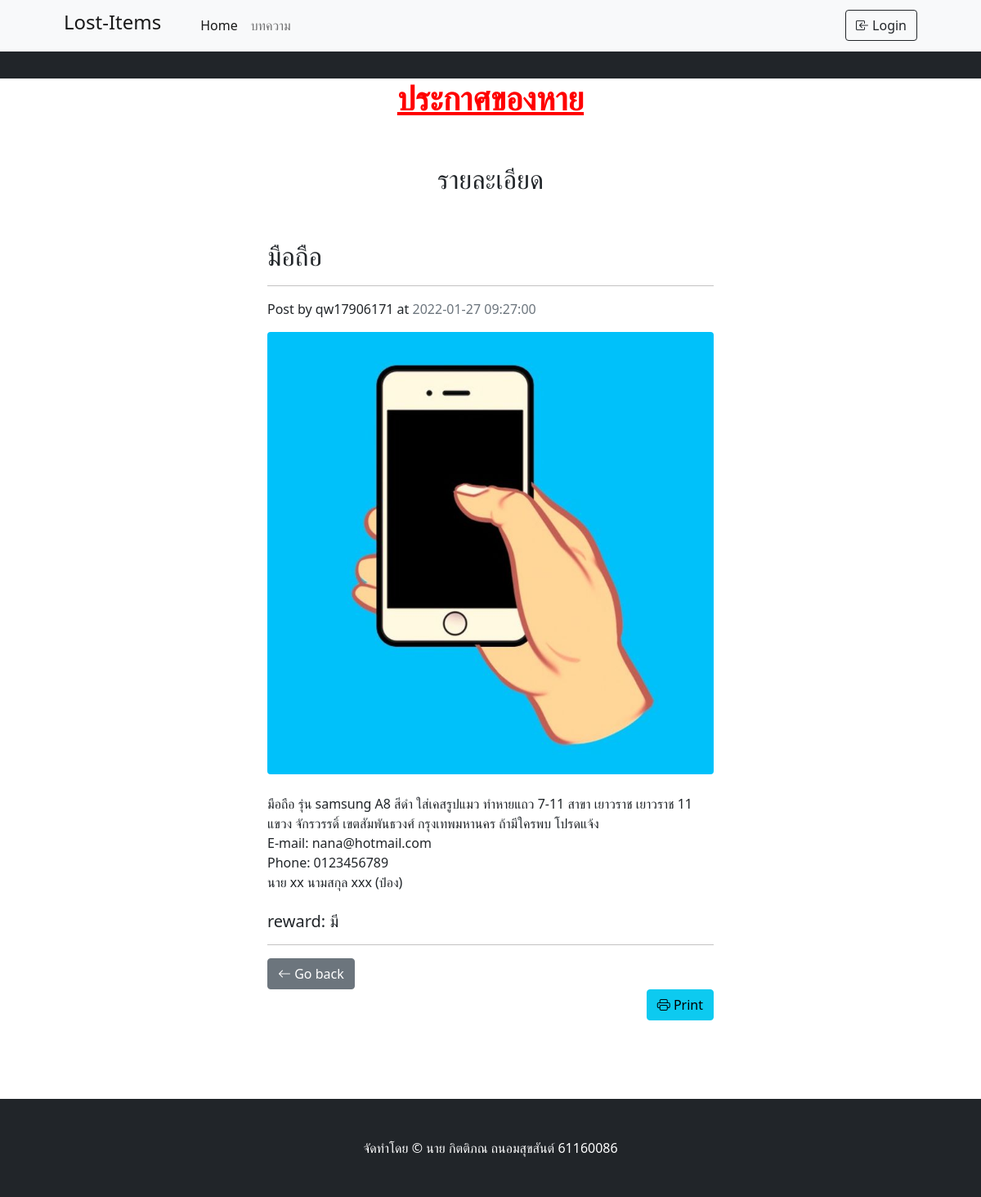
Page /item_detail.php?id=5 on the committed database.
### tables this page shows
CREATE TABLE `item_lost` (
  `ID_Item` int(11) NOT NULL,
  `user_id` int(11) NOT NULL,
  `image` varchar(250) NOT NULL,
  `name` varchar(45) NOT NULL,
  `title` varchar(250) NOT NULL,
  `date` timestamp NOT NULL DEFAULT current_timestamp(),
  `detail` varchar(1000) NOT NULL,
  `reward` varchar(10) NOT NULL
);

CREATE TABLE `users` (
  `ID_users` int(11) NOT NULL,
  `username` varchar(45) NOT NULL,
  `passwd` varchar(45) NOT NULL,
  `user_name` varchar(45) NOT NULL,
  `user_surname` varchar(45) NOT NULL,
  `email` varchar(45) NOT NULL,
  `phone` varchar(10) NOT NULL,
  `user_group` varchar(1) NOT NULL
);

### item_detail.php (the view, shortened to what this page needs)
<!DOCTYPE html>
<html lang="en">
    <head>
        <link href="https://cdn.jsdelivr.net/npm/bootstrap-icons@1.5.0/font/bootstrap-icons.css" rel="stylesheet" />
        <link href="css/styles.css" rel="stylesheet" />
        <link rel="stylesheet" type="text/css" href="css/print.css">
    </head>
    <body >
        <nav class="navbar navbar-expand-lg navbar-light bg-light fixed-top">
            <div class="container px-4 px-lg-5">
                <a class="navbar-brand" href="#!"><h4>Lost-Items</h4></a>
                <div class="collapse navbar-collapse" id="navbarSupportedContent">
                    <ul class="navbar-nav me-auto mb-2 mb-lg-0 ms-lg-4">
                        <li class="nav-item"><a class="nav-link active" aria-current="page" href="index.php">Home</a></li>
                        <li class="nav-item"><a class="nav-link" href="admin/index-articles.php">บทความ</a></li>
                    </ul>
                    <?php
                        if (isset($_SESSION['loggedin'])) { $user_id = $_SESSION['user_id']; ?>
                    <form class="d-flex" action="user_info.php">
                        <button class="btn btn-outline-dark"  type="submit">
                        <i class="bi bi-people-fill"></i>
                            บัญชี
                       </button>
                    </form>
                    &nbsp;
                    <form class="d-flex" action="db/logout.php">
                        <button class="btn btn-outline-danger"  type="submit">
                        <i class="bi bi-box-arrow-in-left"></i>
                            Logout
                         </button>
                    </form>
                    <?php
                    } else { ?>
                         <form class="d-flex" action="login.php">
                        <button class="btn btn-outline-dark"  type="submit">
                        <i class="bi bi-box-arrow-in-left"></i>
                            Login
                        </button>
                    </form>
                    <?php
                    }
                    ?>
                </div>
            </div>
        </nav>
<?php
    require_once('db/connection.php');
    $mysqli = new mysqli($db_host, $db_user, $db_password, $db_name);
    $mysqli->set_charset("utf8");
if(isset($_REQUEST['id'])){
         $uid = trim($_REQUEST['id']);
         $uid = htmlentities($uid);
      $sql = "SELECT *
      FROM item_lost
      INNER JOIN users
      ON user_id = users.ID_users
      WHERE ID_Item = ? ";
      $stmt = $mysqli->prepare($sql);
      $stmt->bind_param("s",$uid);
      $stmt->execute();
      $result = $stmt->get_result();
      $row = $result->fetch_object();
?>
       <center><h1><b><u style="color:red">ประกาศของหาย</u></b></h1></center>
      <section class="py-5 container" id="printJS-form">
      <center><h2>รายละเอียด</h2></center>
        <div class="row py-lg-5" >
            <div class="col-lg-6 col-md-8 mx-auto">
                <h2 class="fw-light"><?php echo $row->name ?></h2>
                <hr>
                <div >
                    <span class="noPrint">Post by <?php echo $row->username ?> at</span>
                    <span class="text-muted noPrint">
                    <?php echo $row->date ?>
                    </span>
                    <img src="upload/<?php echo $row->image ?>" class="img-fluid rounded mt-3" alt="" >
                    <p class="my-4"><?php echo nl2br($row->detail); ?></p>
                </div>
                <h5>reward: <?php echo $row->reward ?></h5>
                <hr>
                <a class="btn btn-secondary noPrint" href="javascript:history.back()"><i class="bi bi-arrow-left"></i> Go back</a>
                <div align='right'>
                <a class="btn btn-info noPrint" id="print"href="" onclick="window.print()" data-bs-toggle="tooltip" data-bs-placement="right"  data-bs-html="true" title="พิมพ์เอกสาร"><i class="bi bi-printer noPrint"></i> Print</a>
        </div>
    </section>
        <footer class="py-5 bg-dark noPrint">
            <div class="container"><p class="m-0 text-center text-white">จัดทำโดย &copy; นาย กิตติภณ ถนอมสุขสันต์ 61160086</p></div>
        </footer>
<?php
 }else {
  header("location: user_info.php");
}
?>
    </body>
</html>

### css/print.css (style rules this page uses)
hr { display: block; height: 1px; background: transparent; width: 100%; border: none; border-top: solid 1px rgb(19, 15, 15); }

### rows in the picture
item_lost: name "มือถือ", user.username "qw17906171", date "2022-01-27 09:27:00", image (picture), detail "มือถือ รุ่น samsung A8 สีดำ ใส่เคสรูปแมว ทำหายแถว 7-11 สาขา เยาวราช เยาวราช 11 แขวง จักรวรรดิ์ เขตสัมพันธวงศ์ กรุงเทพมหานคร ถ้ามีใครพบ โปรดแจ้ง E-mail: nana@hotmail.com Phone: 0123456789 นาย xx นามสกุล xxx (ป๋อง)", reward "มี"
